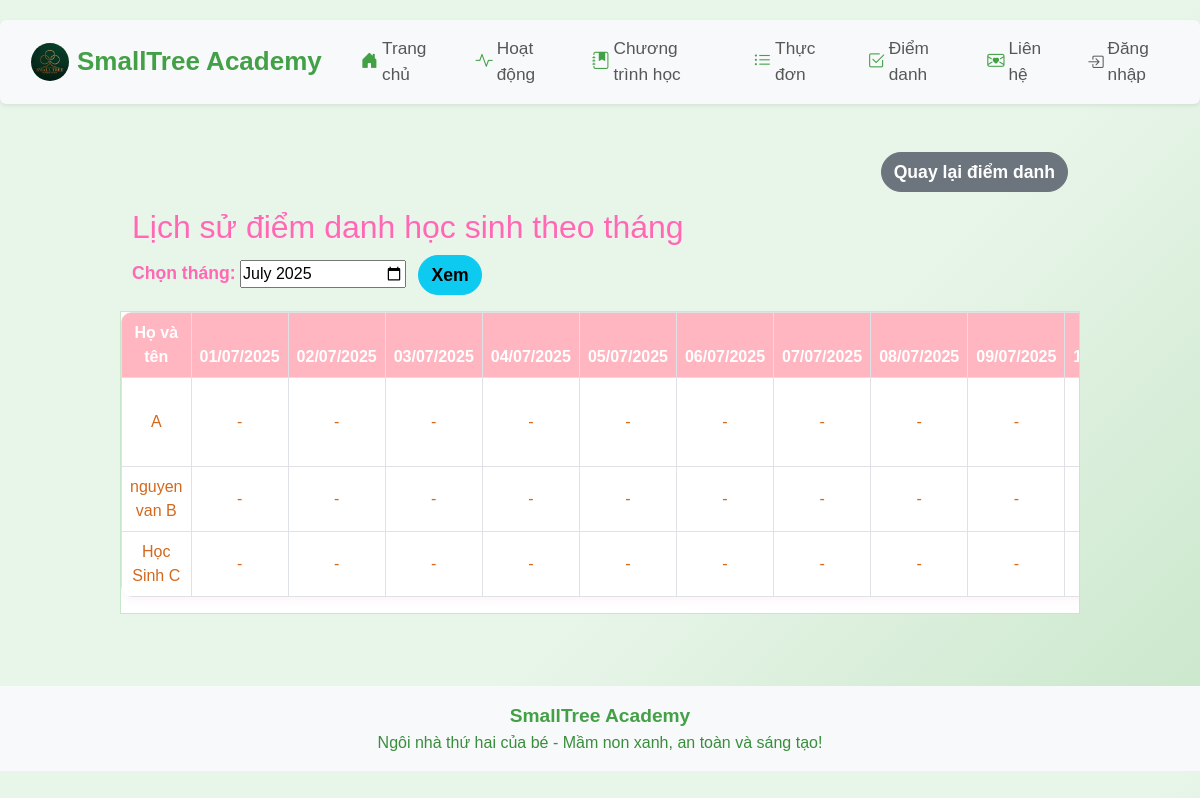
Page /attendance/history on the earlier database version.
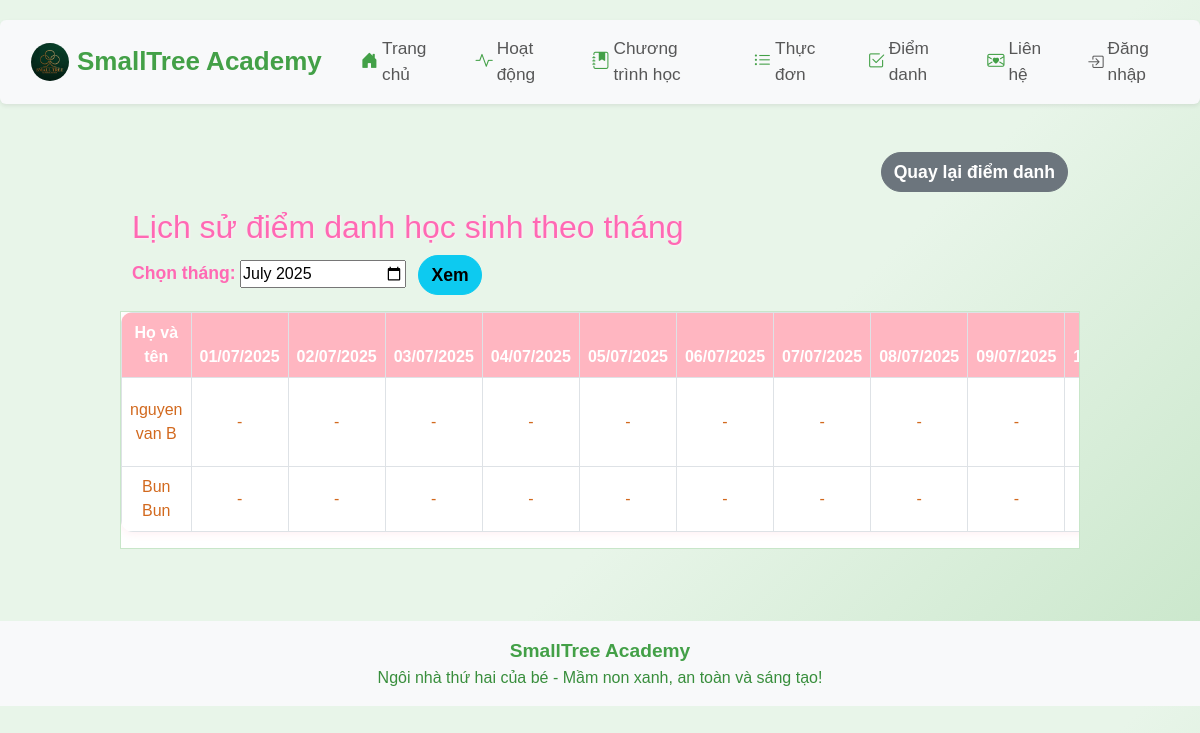
Same page on the later database version.
### app/models.py (models this page shows)
class Child(db.Model):
    id = db.Column(db.Integer, primary_key=True)
    name = db.Column(db.String(100), nullable=False)
    age = db.Column(db.Integer, nullable=False)
    parent_contact = db.Column(db.String(100), nullable=False)
    class_name = db.Column(db.String(100))
    birth_date = db.Column(db.String(20))
    status = db.Column(db.String(20), default='Chưa điểm danh')
    email = db.Column(db.String(100))
    phone = db.Column(db.String(20))
    password = db.Column(db.String(100))
    student_code = db.Column(db.String(20), unique=True, nullable=True)

### app/routes.py (the view)
@main.route('/attendance/history')
def attendance_history():
    if session.get('role') == 'parent':
        user_id = session.get('user_id')
        child = Child.query.filter_by(id=user_id).first()
        students = [child] if child else []
    else:
        students = Child.query.all()
    month = request.args.get('month')
    if month:
        year, m = map(int, month.split('-'))
    else:
        today = datetime.today()
        year, m = today.year, today.month
        month = f"{year:04d}-{m:02d}"
    num_days = monthrange(year, m)[1]
    days_in_month = [f"{year:04d}-{m:02d}-{day:02d}" for day in range(1, num_days+1)]
    records_raw = AttendanceRecord.query.filter(AttendanceRecord.date.like(f"{year:04d}-{m:02d}-%")).all()
    records = {}
    for r in records_raw:
        records[(r.child_id, r.date)] = r
    mobile = is_mobile()
    return render_template('attendance_history.html', records=records, students=students, days_in_month=days_in_month, selected_month=month, title='Lịch sử điểm danh', mobile=mobile)

### app/__init__.py (called while the page is built)
def create_app():
    app = Flask(__name__)
    app.config['SECRET_KEY'] = 'your-secret-key'
    app.config['SQLALCHEMY_DATABASE_URI'] = 'sqlite:///site.db'
    app.config['SQLALCHEMY_TRACK_MODIFICATIONS'] = False
    db.init_app(app)
    migrate = Migrate(app, db)
    csrf = CSRFProtect(app)
    @app.context_processor
    def inject_csrf_token():
        from flask_wtf.csrf import generate_csrf
        return dict(csrf_token=generate_csrf)
    from app.routes import main
    app.register_blueprint(main)
    return app

### app/routes.py (called while the page is built)
def is_mobile():
    ua = request.user_agent.string.lower()
    return 'mobile' in ua or 'android' in ua or 'iphone' in ua

### app/templates/attendance_history.html (shortened to what this page needs)
{% extends 'base.html' %}
{% block content %}
<div class="container-fluid mt-4 mb-4 px-0">
    <div class="d-flex justify-content-end mb-3">
        <a href="/attendance" class="btn btn-secondary fw-bold">Quay lại điểm danh</a>
    </div>
    <h2>Lịch sử điểm danh học sinh theo tháng</h2>
    <form method="get" class="mb-3">
        <label for="month" class="form-label">Chọn tháng:</label>
        <input type="month" id="month" name="month" value="{{ selected_month }}">
        <button type="submit" class="btn btn-info ms-2">Xem</button>
    </form>
    <div class="table-responsive history-table-wrapper">
        <table class="table table-bordered {% if mobile %}history-table-mobile{% else %}history-table-desktop{% endif %}" style="min-width: 1200px;">
            <thead>
                <tr>
                    <th>Họ và tên</th>
                    {% for day in days_in_month %}
                    <th>{{ day[8:10] }}/{{ day[5:7] }}/{{ day[0:4] }}</th>
                    {% endfor %}
                </tr>
            </thead>
            <tbody>
                {% for student in students %}
                <tr>
                    <td>{{ student.name }}</td>
                    {% for day in days_in_month %}
                    <td>
                        {% set record = records.get((student.id, day), None) %}
                        {% if record %}
                            {{ record.status }}
                        {% else %}
                            -
                        {% endif %}
                    </td>
                    {% endfor %}
                </tr>
                {% else %}
                <tr><td colspan="{{ days_in_month|length + 1 }}">Chưa có học sinh nào.</td></tr>
                {% endfor %}
            </tbody>
        </table>
    </div>
</div>
{% endblock %}

Differences in the rows shown:
removed Child: name "A"
removed Child: name "Học Sinh C"
added Child: name "Bun Bun"
